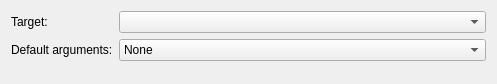
<?xml version="1.0" encoding="UTF-8"?>
<ui version="4.0">
 <class>Nim::NimBuildConfigurationWidget</class>
 <widget class="QWidget" name="Nim::NimBuildConfigurationWidget">
  <property name="enabled">
   <bool>true</bool>
  </property>
  <property name="geometry">
   <rect>
    <x>0</x>
    <y>0</y>
    <width>497</width>
    <height>84</height>
   </rect>
  </property>
  <property name="windowTitle">
   <string/>
  </property>
  <layout class="QVBoxLayout" name="verticalLayout">
   <item>
    <layout class="QFormLayout" name="formLayout">
     <item row="0" column="0">
      <widget class="QLabel" name="targetLabel">
       <property name="text">
        <string>Target:</string>
       </property>
      </widget>
     </item>
     <item row="0" column="1">
      <widget class="QComboBox" name="targetComboBox"/>
     </item>
     <item row="1" column="0">
      <widget class="QLabel" name="defaultArgumentsLabel">
       <property name="text">
        <string>Default arguments:</string>
       </property>
      </widget>
     </item>
     <item row="1" column="1">
      <widget class="QComboBox" name="defaultArgumentsComboBox">
       <item>
        <property name="text">
         <string>None</string>
        </property>
       </item>
       <item>
        <property name="text">
         <string>Debug</string>
        </property>
       </item>
       <item>
        <property name="text">
         <string>Release</string>
        </property>
       </item>
      </widget>
     </item>
    </layout>
   </item>
  </layout>
 </widget>
 <tabstops>
  <tabstop>targetComboBox</tabstop>
  <tabstop>defaultArgumentsComboBox</tabstop>
 </tabstops>
 <resources/>
 <connections/>
</ui>
